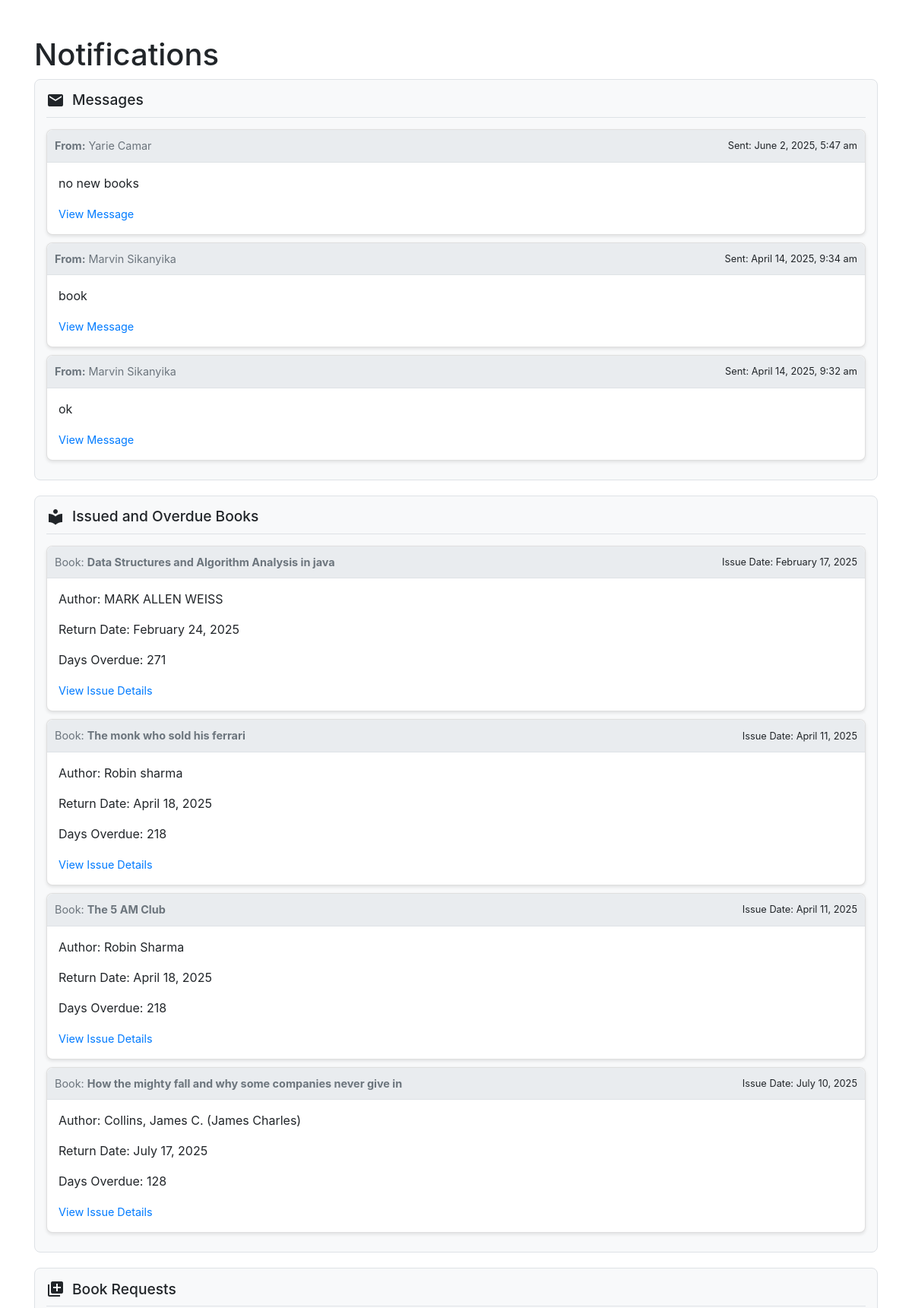
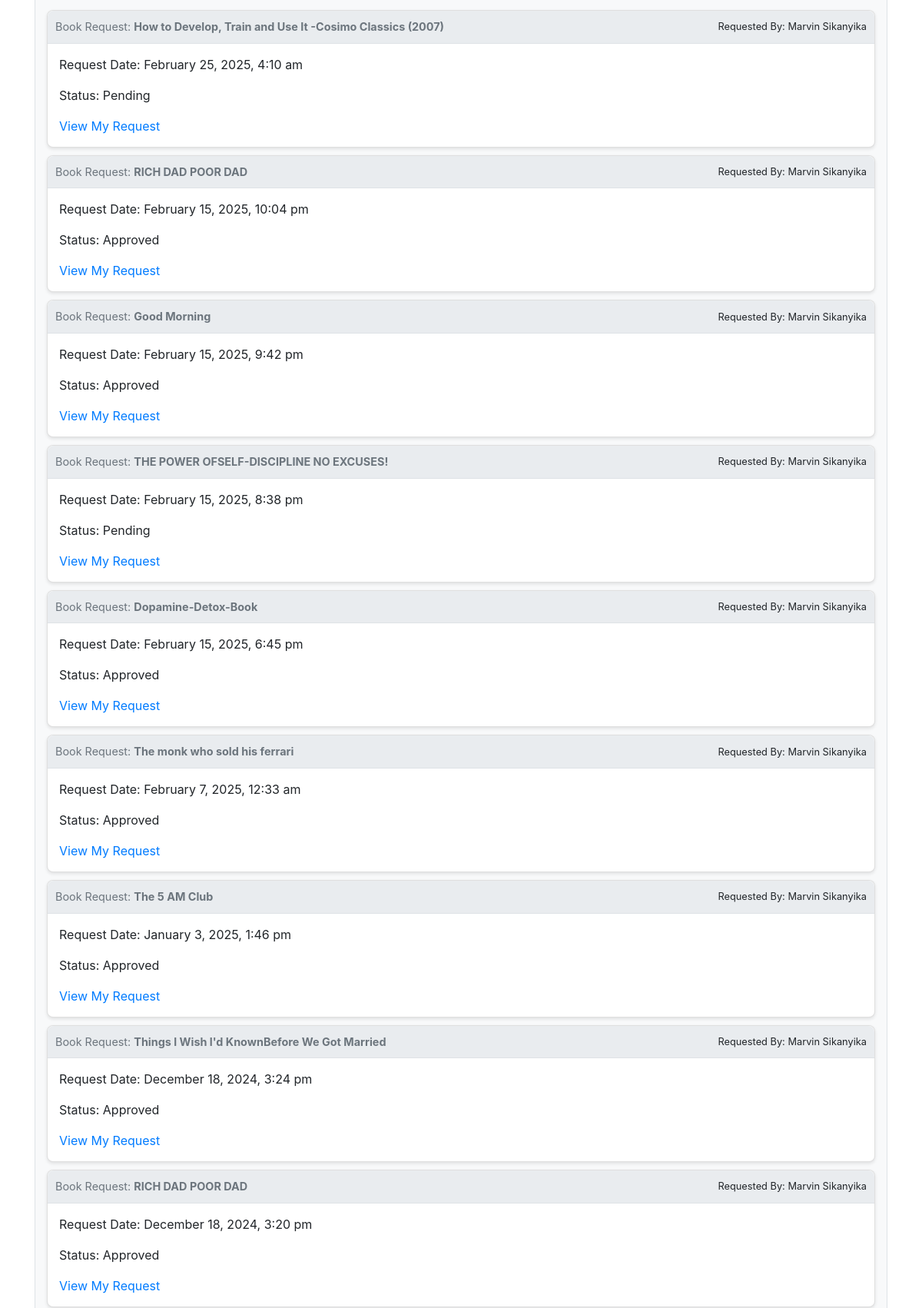
The app's page /view-all-notifications.php (signed in, upper part) with its own data (2 pictures, top to bottom).
### tables this page shows
CREATE TABLE `messages` (
  `message_id` int(11) NOT NULL,
  `sent_by` int(11) NOT NULL,
  `received_by` int(11) NOT NULL,
  `message_text` text NOT NULL,
  `sent_at` timestamp NOT NULL DEFAULT current_timestamp(),
  `seen` tinyint(1) DEFAULT 0
);

CREATE TABLE `students_registration` (
  `student_id` int(11) NOT NULL,
  `first_name` varchar(50) NOT NULL,
  `last_name` varchar(50) NOT NULL,
  `enrollment_no` varchar(50) NOT NULL,
  `username` varchar(50) NOT NULL,
  `password` varchar(255) NOT NULL,
  `email` varchar(100) NOT NULL,
  `contact` varchar(15) DEFAULT NULL,
  `student_img` text DEFAULT NULL,
  `approved` enum('active','inactive') DEFAULT 'inactive',
  `created_at` timestamp NOT NULL DEFAULT current_timestamp(),
  `updated_at` timestamp NOT NULL DEFAULT current_timestamp() ON UPDATE current_timestamp()
);

CREATE TABLE `issue_book` (
  `issue_id` int(11) NOT NULL,
  `book_id` int(11) NOT NULL,
  `student_id` int(11) NOT NULL,
  `issue_date` timestamp NOT NULL DEFAULT current_timestamp(),
  `return_date` timestamp NULL DEFAULT NULL,
  `status` enum('issued','returned') DEFAULT 'issued'
);

CREATE TABLE `books` (
  `id` int(11) NOT NULL,
  `title` varchar(255) NOT NULL,
  `author` varchar(255) NOT NULL,
  `isbn` varchar(50) NOT NULL,
  `genre` varchar(100) DEFAULT NULL,
  `year` int(11) DEFAULT NULL,
  `description` text DEFAULT NULL,
  `image_path` varchar(255) DEFAULT NULL,
  `file_path` varchar(255) DEFAULT NULL,
  `created_at` timestamp NOT NULL DEFAULT current_timestamp(),
  `available_copies` int(11) DEFAULT 0,
  `views` int(11) DEFAULT 0,
  `publisher` varchar(255) DEFAULT NULL
);

CREATE TABLE `book_requests` (
  `request_id` int(11) NOT NULL,
  `student_id` int(11) NOT NULL,
  `book_id` int(11) NOT NULL,
  `request_date` timestamp NOT NULL DEFAULT current_timestamp(),
  `status` enum('pending','approved','rejected') DEFAULT 'pending'
);

### view-all-notifications.php (the view, shortened to what this page needs)
<?php
$servername = "localhost";
$username = "root";
$password = "";
$dbname = "LMS";
$conn = new mysqli($servername, $username, $password, $dbname);
$student_id = $_SESSION['student_id'];
function getMessages($conn, $student_id) {
    $sql = "SELECT m.*, s.first_name as sender_first_name, s.last_name as sender_last_name
            FROM messages m
            LEFT JOIN students_registration s ON m.sent_by = s.student_id
            WHERE m.received_by = ?
            ORDER BY m.sent_at DESC";
    $stmt = $conn->prepare($sql);
    $stmt->bind_param("i", $student_id);
    $stmt->execute();
    $result = $stmt->get_result();
    $sql_update_seen = "UPDATE messages SET seen = 1 WHERE received_by = ?";
    $stmt_update_seen = $conn->prepare($sql_update_seen);
    return $result;
}
function getIssuedAndOverdueBooks($conn, $student_id) {
    $sql = "SELECT ib.*, b.title, b.author, DATEDIFF(CURDATE(), ib.return_date) as days_overdue
            FROM issue_book ib
            JOIN books b ON ib.book_id = b.id
            WHERE ib.student_id = ? AND ib.status = 'issued' AND ib.return_date < CURDATE()
            ORDER BY ib.issue_date ASC";
    $stmt = $conn->prepare($sql);
    $stmt->bind_param("i", $student_id);
    $stmt->execute();
    $result = $stmt->get_result();
    return $result;
}
function getBookRequests($conn, $student_id) {
    $sql = "SELECT br.*, s.first_name, s.last_name, b.title
            FROM book_requests br
            JOIN students_registration s ON br.student_id = s.student_id
            JOIN books b ON br.book_id = b.id
            WHERE br.student_id = ?
            ORDER BY br.request_date DESC";
    $stmt = $conn->prepare($sql);
    $stmt->bind_param("i", $student_id);
    $stmt->execute();
    $result = $stmt->get_result();
    return $result;
}
$messages = getMessages($conn, $student_id);
$bookRequests = getBookRequests($conn, $student_id);
$issuedAndOverdueBooks = getIssuedAndOverdueBooks($conn, $student_id);
?>
<!DOCTYPE html>
<html lang="en">
<head>
    <link rel="stylesheet" href="https://stackpath.bootstrapcdn.com/bootstrap/4.5.2/css/bootstrap.min.css">
</head>
<body>
    <div class="container mt-5">
        <h1>Notifications</h1>
        <div class="notification-section">
            <h2 class = "section-header">
                <i class="material-icons">email</i> Messages
            </h2>
            <?php if ($messages->num_rows > 0): ?>
                <?php while($message = $messages->fetch_assoc()): ?>
                    <div class="card notification-card">
                        <div class="notification-header">
                            <div class = "sender-info">
                                <strong>From:</strong>
                                <?php
                                    if ($message['sent_by'] == 0):
                                        echo "Admin";
                                    else:
                                        echo htmlspecialchars($message['sender_first_name'] . " " . $message['sender_last_name']);
                                    endif;
                                ?>
                            </div>
                            <small>Sent: <?php echo date("F j, Y, g:i a", strtotime($message['sent_at'])); ?></small>
                        </div>
                        <div class="notification-body">
                            <p class="message-text"><?php echo htmlspecialchars($message['message_text']); ?></p>
                            <a href="Student-view-messages.php" class="view-message-link">View Message</a>
                        </div>
                    </div>
                <?php endwhile; ?>
            <?php else: ?>
                <div class="no-notifications">
                    <p>No messages found.</p>
                </div>
            <?php endif; ?>
        </div>
        <div class="notification-section">
            <h2 class = "section-header">
                <i class="material-icons">local_library</i> Issued and Overdue Books
            </h2>
            <?php if ($issuedAndOverdueBooks->num_rows > 0): ?>
                <?php while ($book = $issuedAndOverdueBooks->fetch_assoc()): ?>
                    <div class="card notification-card">
                        <div class="notification-header">
                            <span class="sender-info">Book: <span class="book-title"><?php echo htmlspecialchars($book['title']); ?></span></span>
                            <small>Issue Date: <?php echo date("F j, Y", strtotime($book['issue_date'])); ?></small>
                        </div>
                        <div class="notification-body">
                            <p>Author: <?php echo htmlspecialchars($book['author']); ?></p>
                            <p>Return Date: <?php echo date("F j, Y", strtotime($book['return_date'])); ?></p>
                            <p>Days Overdue: <?php echo htmlspecialchars($book['days_overdue']); ?></p>
                            <a href="Student-view-penalty.php" class="view-message-link">View Issue Details</a>
                        </div>
                    </div>
                <?php endwhile; ?>
            <?php else: ?>
                <div class="no-notifications">
                    <p>No issued or overdue books.</p>
                </div>
            <?php endif; ?>
        </div>
        <div class="notification-section">
            <h2 class = "section-header">
                <i class="material-icons">library_add</i> Book Requests
            </h2>
            <?php if ($bookRequests->num_rows > 0): ?>
                <?php while($request = $bookRequests->fetch_assoc()): ?>
                    <div class="card notification-card">
                        <div class="notification-header">
                            <span class = "sender-info">Book Request: <span class = "book-title"><?php echo htmlspecialchars($request['title']); ?></span></span>
                            <small>Requested By: <?php echo htmlspecialchars($request['first_name'] . " " . $request['last_name']); ?></small>
                        </div>
                        <div class="notification-body">
                            <p>Request Date: <?php echo date("F j, Y, g:i a", strtotime($request['request_date'])); ?></p>
                            <p>Status: <?php echo htmlspecialchars(ucfirst($request['status'])); ?></p>
                            <a href="#" class="Student-view-issue-book.php">View My Request</a>
                        </div>
                    </div>
                <?php endwhile; ?>
            <?php else: ?>
                <div class="no-notifications">
                    <p>No book requests.</p>
                </div>
            <?php endif; ?>
        </div>
    </div>
</body>
</html>

### view-all-notifications.php (style rules this page uses)
.notification-section { margin-bottom: 20px; padding: 15px; border-radius: 8px; background-color: #f8f9fa; border: 1px solid #dee2e6; }
.notification-section h2 { margin-bottom: 15px; font-size: 1.2em; border-bottom: 1px solid #dee2e6; padding-bottom: 10px; }
.notification-card { margin-bottom: 10px; border-radius: 8px; box-shadow: 0 2px 4px rgba(0, 0, 0, 0.1); }
.notification-header { background-color: #e9ecef; padding: 10px; border-bottom: 1px solid #dee2e6; border-top-left-radius: 8px; border-top-right-radius: 8px; display: flex; justify-content: space-between; align-items: center; }
.notification-body { padding: 15px; }
.sender-info { font-size: 0.9rem; color: #6c757d; margin-bottom: 0; }
.message-text { font-size: 1rem; color: #212529; }
.view-message-link { color: #007bff; text-decoration: none; font-size: 0.9rem; }
.section-header { display: flex; align-items: center; gap: 10px; margin-bottom: 15px; }
.book-title { font-weight: bold; }

### records on screen
messages: sent_by.last_name "Yarie Camar", sent_at "June 2, 2025, 5:47 am", message_text "no new books"
messages: received_by.last_name "Marvin Sikanyika", sent_at "April 14, 2025, 9:34 am", message_text "book"
messages: received_by.last_name "Marvin Sikanyika", sent_at "April 14, 2025, 9:32 am", message_text "ok"
issue_book: book.title "Data Structures and Algorithm Analysis in java", issue_date "February 17, 2025", book.author "MARK ALLEN WEISS", return_date "February 24, 2025", days_overdue "271"
issue_book: book.title "The monk who sold his ferrari", issue_date "April 11, 2025", book.author "Robin sharma", return_date "April 18, 2025", days_overdue "218"
issue_book: book.title "The 5 AM Club", issue_date "April 11, 2025", book.author "Robin Sharma", return_date "April 18, 2025", days_overdue "218"
issue_book: book.title "How the mighty fall and why some companies never give in", issue_date "July 10, 2025", book.author "Collins, James C. (James Charles)", return_date "July 17, 2025", days_overdue "128"
book_requests: book.title "How to Develop, Train and Use It -Cosimo Classics (2007)", student.last_name "Marvin Sikanyika", request_date "February 25, 2025, 4:10 am", status "Pending"
book_requests: book.title "RICH DAD POOR DAD", student.last_name "Marvin Sikanyika", request_date "February 15, 2025, 10:04 pm", status "Approved"
book_requests: book.title "Good Morning", student.last_name "Marvin Sikanyika", request_date "February 15, 2025, 9:42 pm", status "Approved"
book_requests: book.title "THE POWER OFSELF-DISCIPLINE NO EXCUSES!", student.last_name "Marvin Sikanyika", request_date "February 15, 2025, 8:38 pm", status "Pending"
book_requests: book.title "Dopamine-Detox-Book", student.last_name "Marvin Sikanyika", request_date "February 15, 2025, 6:45 pm", status "Approved"
book_requests: book.title "The monk who sold his ferrari", student.last_name "Marvin Sikanyika", request_date "February 7, 2025, 12:33 am", status "Approved"
book_requests: book.title "The 5 AM Club", student.last_name "Marvin Sikanyika", request_date "January 3, 2025, 1:46 pm", status "Approved"
book_requests: book.title "Things l Wish l'd KnownBefore We Got Married", student.last_name "Marvin Sikanyika", request_date "December 18, 2024, 3:24 pm", status "Approved"
book_requests: book.title "RICH DAD POOR DAD", student.last_name "Marvin Sikanyika", request_date "December 18, 2024, 3:20 pm", status "Approved"
